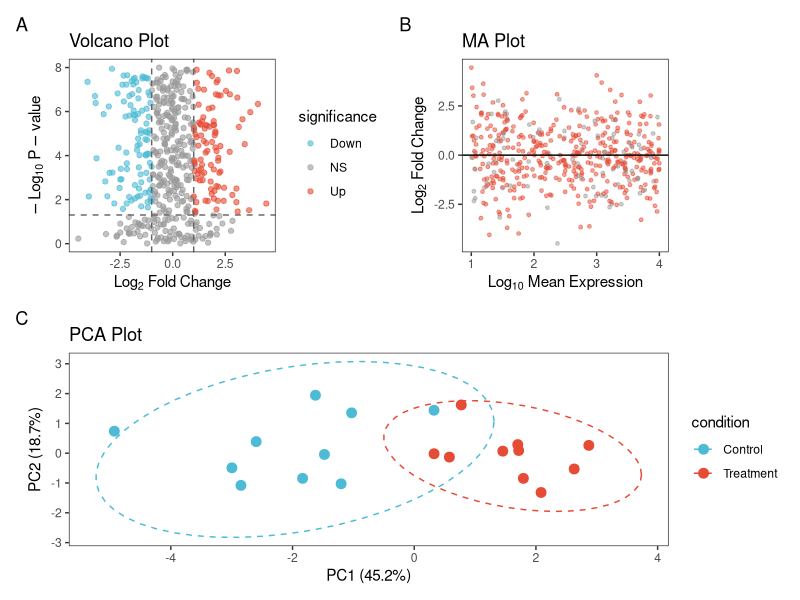

Reproduce this figure in R.
library(ggplot2)
library(ggrepel)
library(patchwork)
library(dplyr)

set.seed(42)
n <- 500

de_results <- data.frame(
    gene = paste0('Gene', 1:n),
    log2FoldChange = rnorm(n, 0, 1.5),
    pvalue = 10^(-runif(n, 0, 8)),
    baseMean = 10^runif(n, 1, 4)
)
de_results$padj <- p.adjust(de_results$pvalue, method = 'BH')

volcano_plot <- function(res, fdr = 0.05, lfc = 1, top_n = 10) {
    res <- res %>%
        mutate(
            significance = case_when(
                padj < fdr & log2FoldChange > lfc ~ 'Up',
                padj < fdr & log2FoldChange < -lfc ~ 'Down',
                TRUE ~ 'NS'
            ),
            label = ifelse(rank(padj) <= top_n & significance != 'NS', gene, '')
        )

    ggplot(res, aes(log2FoldChange, -log10(pvalue), color = significance)) +
        geom_point(alpha = 0.6, size = 1.5) +
        geom_text_repel(aes(label = label), color = 'black', size = 3, max.overlaps = 20) +
        scale_color_manual(values = c('Up' = '#E64B35', 'Down' = '#4DBBD5', 'NS' = 'grey60')) +
        geom_vline(xintercept = c(-lfc, lfc), linetype = 'dashed', color = 'grey40') +
        geom_hline(yintercept = -log10(fdr), linetype = 'dashed', color = 'grey40') +
        labs(x = expression(Log[2]~Fold~Change), y = expression(-Log[10]~P-value),
             title = 'Volcano Plot') +
        theme_bw() + theme(panel.grid = element_blank())
}

ma_plot <- function(res, fdr = 0.05) {
    res <- res %>%
        mutate(significant = padj < fdr & !is.na(padj))

    ggplot(res, aes(log10(baseMean), log2FoldChange, color = significant)) +
        geom_point(alpha = 0.5, size = 1) +
        scale_color_manual(values = c('FALSE' = 'grey60', 'TRUE' = '#E64B35')) +
        geom_hline(yintercept = 0, color = 'black', linewidth = 0.5) +
        labs(x = expression(Log[10]~Mean~Expression), y = expression(Log[2]~Fold~Change),
             title = 'MA Plot') +
        theme_bw() + theme(panel.grid = element_blank(), legend.position = 'none')
}

pca_data <- data.frame(
    PC1 = c(rnorm(10, -2), rnorm(10, 2)),
    PC2 = c(rnorm(10, 0), rnorm(10, 0)),
    condition = rep(c('Control', 'Treatment'), each = 10),
    sample = paste0('Sample', 1:20)
)

pca_plot <- ggplot(pca_data, aes(PC1, PC2, color = condition)) +
    geom_point(size = 3) +
    stat_ellipse(level = 0.95, linetype = 'dashed') +
    scale_color_manual(values = c('Control' = '#4DBBD5', 'Treatment' = '#E64B35')) +
    labs(x = 'PC1 (45.2%)', y = 'PC2 (18.7%)', title = 'PCA Plot') +
    theme_bw() + theme(panel.grid = element_blank())

p_volcano <- volcano_plot(de_results)
p_ma <- ma_plot(de_results)

combined <- (p_volcano | p_ma) / pca_plot +
    plot_annotation(tag_levels = 'A')

ggsave('omics_plots.pdf', combined, width = 12, height = 10)
message('Saved: omics_plots.pdf')
